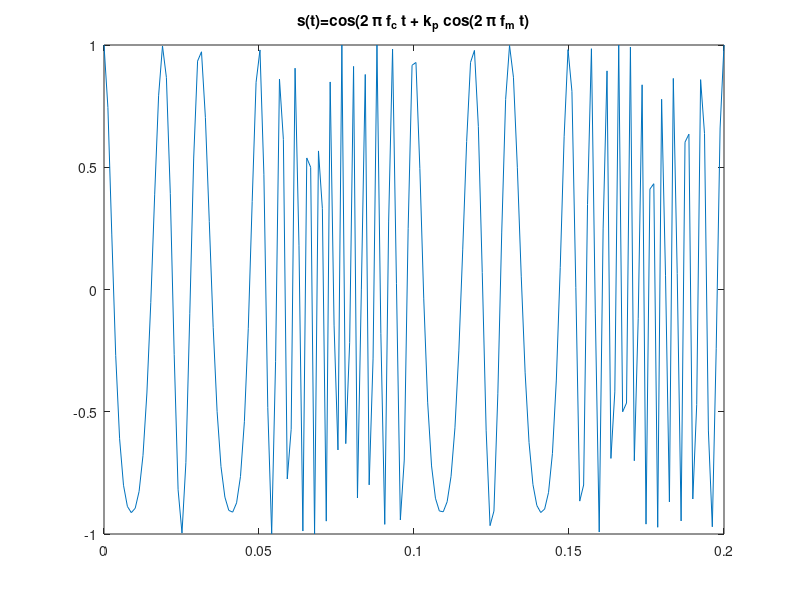
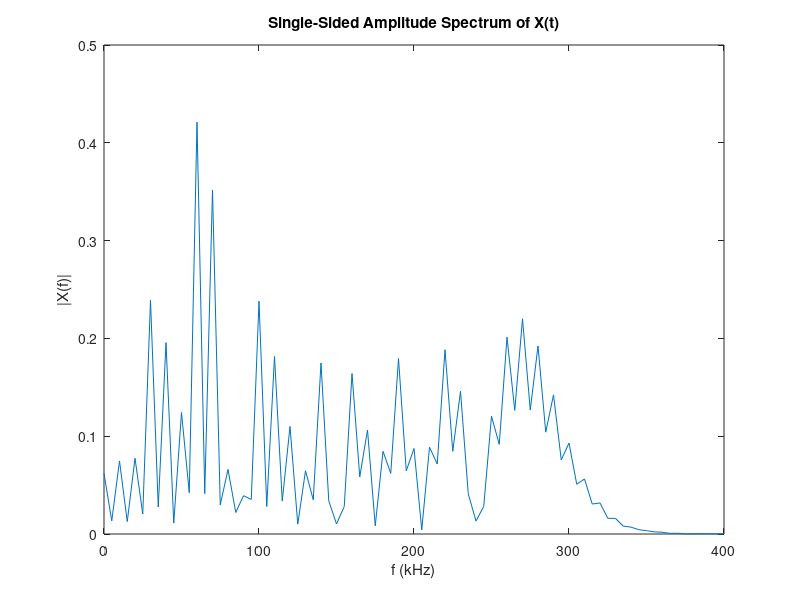

These charts were generated, in order, by the following MATLAB code:
%% Sol-1

clear
clc

%frequency of message(khz)
fm=10;
%frequency of carrier(khz)
fc=100;
%L=time length
L=0.2;
%fs=sampling frequency
fs=8*fc;
t=linspace(0,L,L*fs);

%%message
x=cos(2*pi*fm*t);
kp=3*pi*2;

%%transmitted signal
%%solution for part A
s=cos(2*pi*fc*t + kp*x);


figure
plot(t,s);
title('s(t)=cos(2 \pi f_c t + k_p cos(2 \pi f_m t)');

%Part C
Sf=fft(s);
A2 = abs(Sf/(L*fs));
A1 = A2(1:(L*fs)/2+1);
A1(2:end-1) = 2*A1(2:end-1);

%creating f axis for plot
f = fs*(0:(L*fs/2))/(fs*L);
figure
plot(f,A1) 
title('Single-Sided Amplitude Spectrum of X(t)')
xlabel('f (kHz)')
ylabel('|X(f)|')

%figure
%pwelch(s,[],[],[],fs);